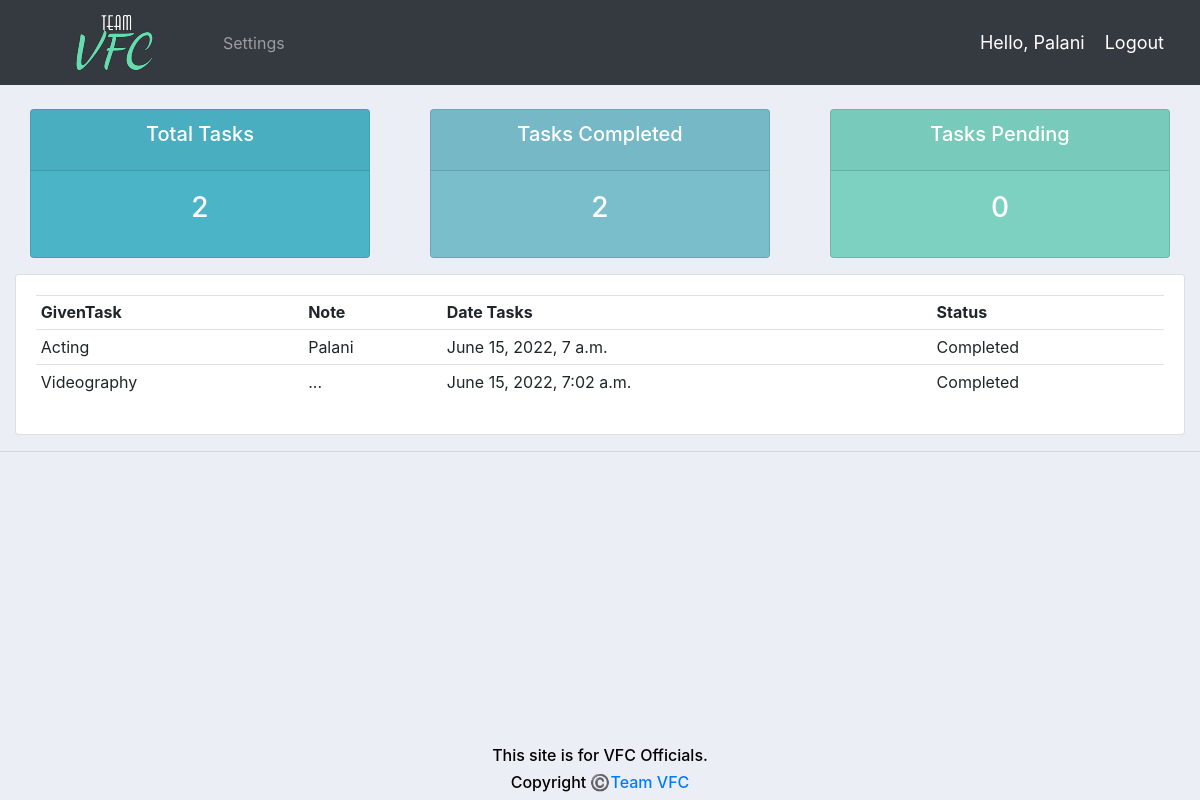
/user/ (signed in), run on the app's committed database.
### accounts/models.py (models this page shows)
class Task(models.Model):
	STATUS = (
			('Pending', 'Pending'),
			('Reached Completion', 'Reached Completion'),
			('Completed', 'Completed'),
			)
	employee = models.ForeignKey(Employee, null=True, on_delete= models.SET_NULL)
	givenTask = models.ForeignKey(GivenTask, null=True, on_delete= models.SET_NULL)
	date_created = models.DateTimeField(auto_now_add=True, null=True)
	status = models.CharField(max_length=200, null=True, choices=STATUS)
	salary = models.IntegerField(max_length=10, null=True)
	note = models.CharField(max_length=1000, null=True)
	def __str__(self):
		return self.givenTask.name

class GivenTask(models.Model):
	CATEGORY = (
			('Onspot', 'Onspot'),
			('Remotework', 'Remotework'),
			)
	name = models.CharField(max_length=200, null=True)
	price = models.FloatField(null=True)
	category = models.CharField(max_length=200, null=True, choices=CATEGORY)
	description = models.CharField(max_length=200, null=True, blank=True)
	date_created = models.DateTimeField(auto_now_add=True, null=True)
	tags = models.ManyToManyField(Tag)
	def __str__(self):
		return self.name

### accounts/decorators.py (the view)
		def wrapper_func(request, *args, **kwargs):
			group = None
			if request.user.groups.exists():
				group = request.user.groups.all()[0].name
			if group in allowed_roles:
				return view_func(request, *args, **kwargs)
			else:
				return HttpResponse('You are not authorized to view this page')

### accounts/views.py (called while the page is built)
@login_required(login_url='login')
@allowed_users(allowed_roles=['employee'])
def userPage(request):
	tasks = request.user.employee.task_set.all()
	total_tasks = tasks.count()
	completed = tasks.filter(status='Completed').count()
	pending = tasks.filter(status='Pending').count()
	print('TaskS:', tasks)
	context = {'tasks':tasks, 'total_tasks':total_tasks,
	'completed':completed,'pending':pending}
	return render(request, 'accounts/user.html', context)

### accounts/templates/accounts/user.html
{%  extends 'accounts/main.html' %}
{% block content %}
{%  include 'accounts/status.html' %}
<div class="row">
	<div class="col-md">
		<div class="card card-body">
			<table class="table table-sm">
				<tr>
					<th>GivenTask</th>
					<th>Note</th>
					<th>Date Tasks</th>
					<th>Status</th>
				</tr>
				{% for task in tasks %}
				<tr>
					<td>{{task.givenTask}}</td>
					<td>{{task.note}}</td>
					<td>{{task.date_created}}</td>
					<td>{{task.status}}</td>
				</tr>
				{% endfor %}
			</table>
		</div>
	</div>
</div>
{% endblock content %}

### accounts/templates/accounts/navbar.html (shortened to what this page needs)
{% load static %}
<nav class="navbar navbar-expand-lg navbar-dark bg-dark">
 <img src="{% static 'images/logovfc.png' %}">
  <div class="collapse navbar-collapse" id="navbarNav">
    <ul class="navbar-nav">
      {% if request.user.is_staff %}
      <li class="nav-item active">
        <a class="nav-link" href="{% url 'home' %}">Dashboard</a>
      </li>
      <li class="nav-item">
        <a class="nav-link" href="{% url 'givenTasks' %}">GivenTasks</a>
      </li>
      {% else %}
       <li class="nav-item">
        <a class="nav-link" href="{% url 'account' %}">Settings</a>
      </li>
      {% endif %}
    </ul>
  </div>
  <span class="hello-msg">Hello, {{request.user}}</span>
  <span ><a  class="hello-msg" href="{% url 'logout' %}">Logout</a></span>
</nav>

### accounts/static/css/main.css (style rules this page uses)
body { background-color: #ebeff5; }

### accounts/templates/accounts/navbar.html (style rules this page uses)
.hello-msg { font-size: 18px; color: #fff; margin-right: 20px; }

### data on the page
Task: givenTask "Acting", note "Palani", date_created "June 15, 2022, 7 a.m.", status "Completed"
Task: givenTask "Videography", note "...", date_created "June 15, 2022, 7:02 a.m.", status "Completed"

### other printed values
{{ request.user }} "Palani"
{{ total_tasks }} "2"
{{ completed }} "2"
{{ pending }} "0"
